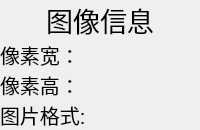
                         <widget class="QWidget" name="widget_42" native="true">
                          <property name="styleSheet">
                           <string notr="true">QWidget#widget_42{
	background-color:rgba(240, 255, 254, 96);
	border-radius: 20px;
	font-size:20px;
}
</string>
                          </property>
                          <layout class="QVBoxLayout" name="verticalLayout_62">
                           <property name="spacing">
                            <number>0</number>
                           </property>
                           <property name="leftMargin">
                            <number>0</number>
                           </property>
                           <property name="topMargin">
                            <number>0</number>
                           </property>
                           <property name="rightMargin">
                            <number>0</number>
                           </property>
                           <property name="bottomMargin">
                            <number>0</number>
                           </property>
                           <item>
                            <widget class="QLabel" name="label_98">
                             <property name="font">
                              <font>
                               <pointsize>20</pointsize>
                              </font>
                             </property>
                             <property name="text">
                              <string>图像信息</string>
                             </property>
                             <property name="alignment">
                              <set>Qt::AlignCenter</set>
                             </property>
                            </widget>
                           </item>
                           <item>
                            <layout class="QHBoxLayout" name="horizontalLayout_64">
                             <item>
                              <widget class="QLabel" name="label_99">
                               <property name="font">
                                <font>
                                 <pointsize>15</pointsize>
                                </font>
                               </property>
                               <property name="text">
                                <string>像素宽：</string>
                               </property>
                              </widget>
                             </item>
                            </layout>
                           </item>
                           <item>
                            <layout class="QHBoxLayout" name="horizontalLayout_65">
                             <item>
                              <widget class="QLabel" name="label_101">
                               <property name="font">
                                <font>
                                 <pointsize>15</pointsize>
                                </font>
                               </property>
                               <property name="text">
                                <string>像素高：</string>
                               </property>
                              </widget>
                             </item>
                            </layout>
                           </item>
                           <item>
                            <layout class="QHBoxLayout" name="horizontalLayout_66">
                             <item>
                              <widget class="QLabel" name="label_103">
                               <property name="font">
                                <font>
                                 <pointsize>15</pointsize>
                                </font>
                               </property>
                               <property name="text">
                                <string>图片格式:</string>
                               </property>
                              </widget>
                             </item>
                            </layout>
                           </item>
                          </layout>
                         </widget>
